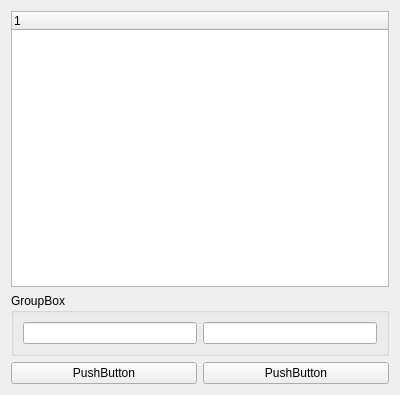
<?xml version="1.0" encoding="UTF-8"?>
<ui version="4.0">
 <class>SLGMMapTreeEditor</class>
 <widget class="QWidget" name="SLGMMapTreeEditor">
  <property name="geometry">
   <rect>
    <x>0</x>
    <y>0</y>
    <width>400</width>
    <height>395</height>
   </rect>
  </property>
  <property name="sizePolicy">
   <sizepolicy hsizetype="Minimum" vsizetype="Preferred">
    <horstretch>0</horstretch>
    <verstretch>0</verstretch>
   </sizepolicy>
  </property>
  <property name="minimumSize">
   <size>
    <width>300</width>
    <height>0</height>
   </size>
  </property>
  <property name="windowTitle">
   <string>Form</string>
  </property>
  <layout class="QVBoxLayout" name="verticalLayout">
   <item>
    <widget class="QTreeWidget" name="treeWidget">
     <column>
      <property name="text">
       <string notr="true">1</string>
      </property>
     </column>
    </widget>
   </item>
   <item>
    <widget class="QGroupBox" name="groupBox">
     <property name="sizePolicy">
      <sizepolicy hsizetype="MinimumExpanding" vsizetype="Preferred">
       <horstretch>0</horstretch>
       <verstretch>0</verstretch>
      </sizepolicy>
     </property>
     <property name="minimumSize">
      <size>
       <width>300</width>
       <height>0</height>
      </size>
     </property>
     <property name="title">
      <string>GroupBox</string>
     </property>
     <layout class="QHBoxLayout" name="horizontalLayout_2">
      <item>
       <widget class="QLineEdit" name="lineEdit"/>
      </item>
      <item>
       <widget class="QLineEdit" name="lineEdit_2"/>
      </item>
     </layout>
    </widget>
   </item>
   <item>
    <layout class="QHBoxLayout" name="horizontalLayout">
     <item>
      <widget class="QPushButton" name="pushButton">
       <property name="text">
        <string>PushButton</string>
       </property>
      </widget>
     </item>
     <item>
      <widget class="QPushButton" name="pushButton_2">
       <property name="text">
        <string>PushButton</string>
       </property>
      </widget>
     </item>
    </layout>
   </item>
  </layout>
 </widget>
 <resources/>
 <connections/>
</ui>
